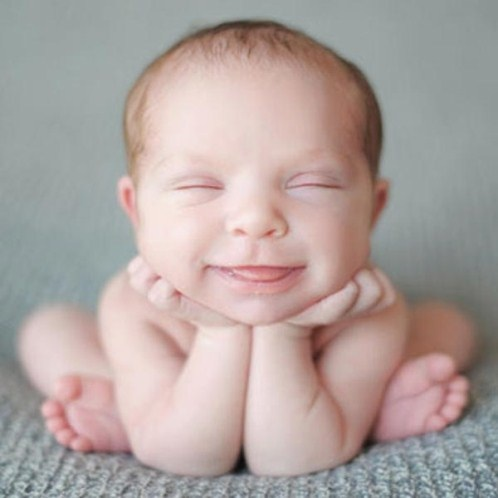
%> input picture lhx/res/files/victorhos/pi_freemat/b0cbde7/bb.jpg, 498 x 498 px
$ octave FiltrosDigitais.m   (GNU Octave 9; MATLAB toolbox functions it lacks are replaced by stand-ins)
%> lines starting %> are read from the running program, lines starting %| are printed output that depends on the picture
%lendo a imagem
img = imread('C:\Users\Lilian\Documents\GitHub\pi_freemat\bb.jpg');
%> img is the input picture: size 498x498x3 uint8; mean R, G, B 174.8, 162.5, 159.2
image(img);

%aplicando o algoritmo gaussiano (aplicar ruido)
figure(1)
img_r = img(:,:,1);
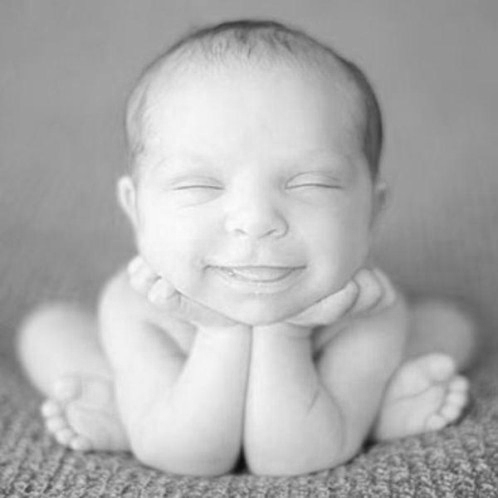
%> img_r: size 498x498 uint8; min 12, max 252, mean 174.8
img_g = img(:,:,2);
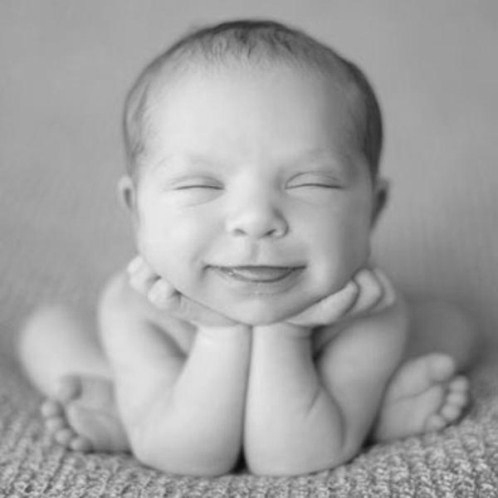
%> img_g: size 498x498 uint8; min 9, max 238, mean 162.5
img_b = img(:,:,3);
colormap(gray);
%image(img_r);
%nmean = 10;
%nvar = 1000;
%> (the run ends here)
